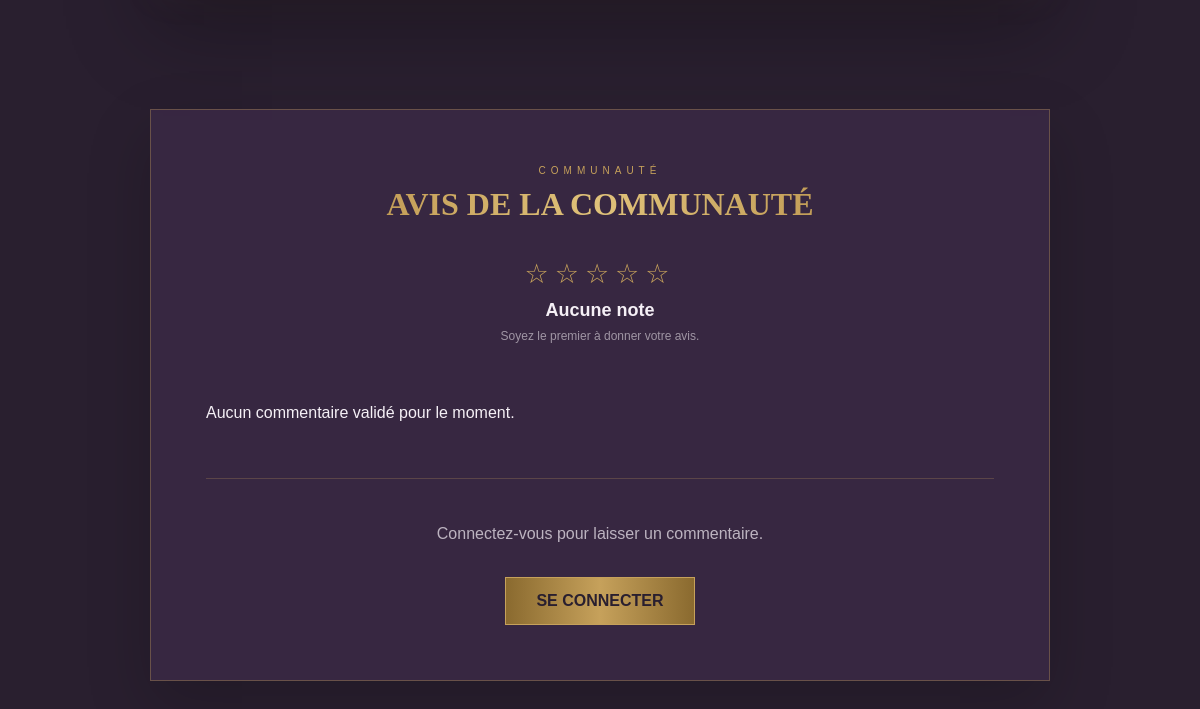
/personnage.php?id=7 (lower part), run on an earlier commit of the app's database.
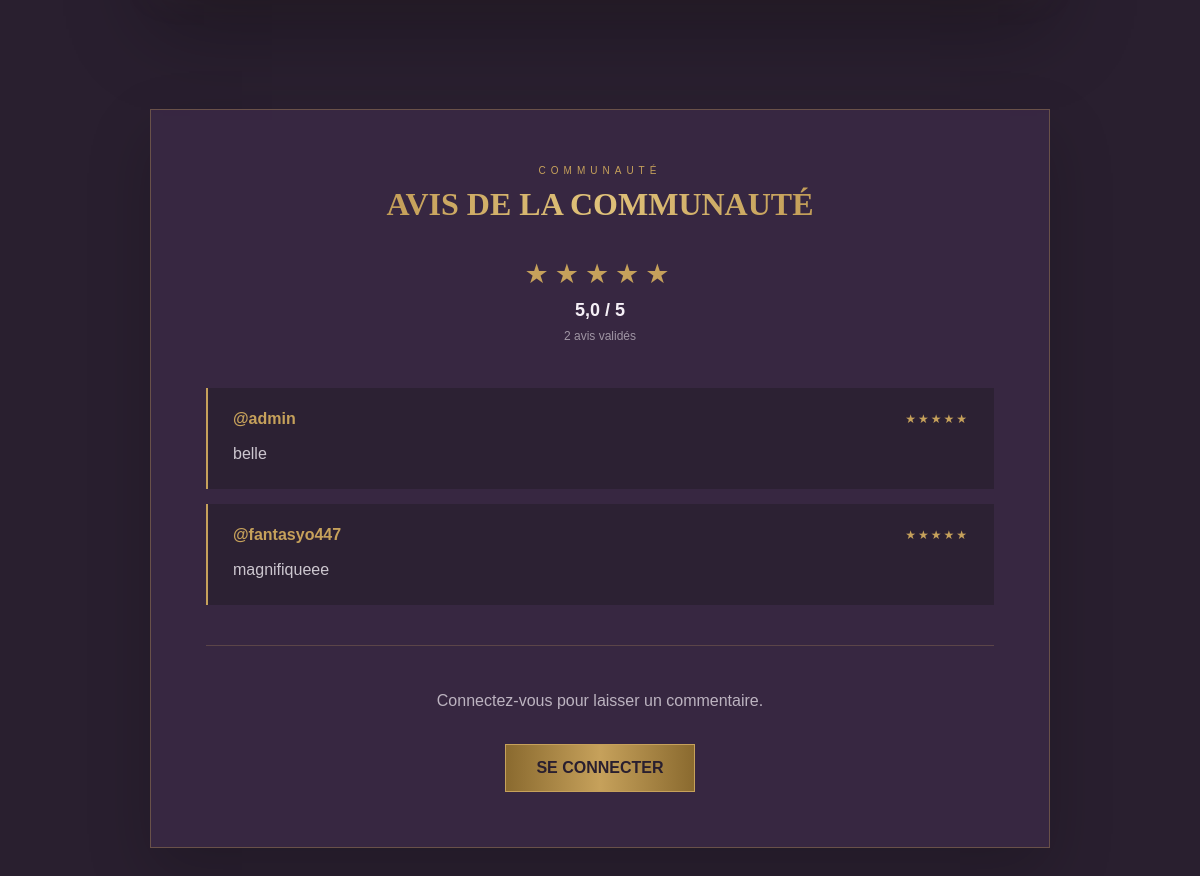
And on a later commit of the database.
### tables this page shows
CREATE TABLE `commentaires` (
  `id` int(11) NOT NULL,
  `personnage_id` int(11) NOT NULL,
  `utilisateur_id` int(11) NOT NULL,
  `commentaire` text NOT NULL,
  `note` int(11) NOT NULL,
  `statut` varchar(20) NOT NULL DEFAULT 'en_attente',
  `date_creation` datetime NOT NULL DEFAULT current_timestamp()
);

CREATE TABLE `utilisateurs` (
  `id` int(11) NOT NULL,
  `pseudo` varchar(50) NOT NULL,
  `email` varchar(255) NOT NULL,
  `mot_de_passe` varchar(255) NOT NULL,
  `role` varchar(20) NOT NULL DEFAULT 'utilisateur',
  `suspendu` tinyint(1) NOT NULL DEFAULT 0,
  `reset_token` varchar(64) DEFAULT NULL,
  `reset_token_expiration` datetime DEFAULT NULL
);

### personnage.php (the view, shortened to what the changed rows need)
<?php
require_once 'config.php';
$idPersonnage = (int) $_GET['id'];
$requeteCommentaires = $pdo->prepare(
    "SELECT
        commentaires.*,
        utilisateurs.pseudo
     FROM commentaires
     INNER JOIN utilisateurs
        ON commentaires.utilisateur_id = utilisateurs.id
     WHERE commentaires.personnage_id = :personnage_id
       AND commentaires.statut = 'valide'
     ORDER BY commentaires.date_creation DESC"
);
$requeteCommentaires->execute([
    'personnage_id' => $idPersonnage
]);
$commentaires = $requeteCommentaires->fetchAll(PDO::FETCH_ASSOC);
$noteMoyenne = null;
if (count($commentaires) > 0) {
    $totalNotes = 0;
    foreach ($commentaires as $commentaireValide) {
        $totalNotes += (int) $commentaireValide['note'];
    }
    $noteMoyenne =
        $totalNotes / count($commentaires);
}
?>
<!DOCTYPE html>
<html lang="fr">
<head>
    <link
        rel="stylesheet"
        href="assets/CSS/style.css"
    >
</head>
<body class="character-detail-page">
<main class="character-detail">
    <section class="comments-section">
        <h2>
            AVIS DE LA COMMUNAUTÉ
        </h2>
        <div class="rating">
            <?php if ($noteMoyenne !== null) { ?>
                <span class="rating-stars">
                    <?php
                    $noteArrondie = round($noteMoyenne);
                    for ($i = 1; $i <= 5; $i++) {
                        if ($i <= $noteArrondie) {
                            echo '★';
                        } else {
                            echo '☆';
                        }
                    }
                    ?>
                </span>
                <strong>
                    <?php
                    echo number_format(
                        $noteMoyenne,
                        1,
                        ',',
                        ' '
                    );
                    ?>
                    / 5
                </strong>
                <p>
                    <?php echo count($commentaires); ?>
                    avis validé<?php
                    if (count($commentaires) > 1) {
                        echo 's';
                    }
                    ?>
                </p>
            <?php } else { ?>
                <span class="rating-stars">
                    ☆☆☆☆☆
                </span>
                <strong>
                    Aucune note
                </strong>
                <p>
                    Soyez le premier à donner votre avis.
                </p>
            <?php } ?>
        </div>
        <div class="comments-list">
            <?php if (count($commentaires) > 0) { ?>
                <?php foreach ($commentaires as $avis) { ?>
                    <article class="comment">
                        <div class="comment-header">
                            <strong>
                                @<?php
                                echo htmlspecialchars(
                                    $avis['pseudo']
                                );
                                ?>
                            </strong>
                            <span>
                                <?php
                                for ($i = 1; $i <= 5; $i++) {
                                    if ($i <= (int) $avis['note']) {
                                        echo '★';
                                    } else {
                                        echo '☆';
                                    }
                                }
                                ?>
                            </span>
                        </div>
                        <p>
                            <?php
                            echo nl2br(
                                htmlspecialchars(
                                    $avis['commentaire']
                                )
                            );
                            ?>
                        </p>
                    </article>
                <?php } ?>
            <?php } else { ?>
                <p class="no-comments">
                    Aucun commentaire validé pour le moment.
                </p>
            <?php } ?>
        </div>
    </section>
</main>
</body>
</html>

What changed in the data, as far as the page shows it:
added commentaires: utilisateur.pseudo "admin", note 5 (drawn), commentaire "belle"
added commentaires: utilisateur.pseudo "fantasyo447", note 5 (drawn), commentaire "magnifiqueee"
Also different on the page:
$noteMoyenne: (not shown) → "5,0"
count($commentaires): (not shown) → "2"
text no longer shown: "☆☆☆☆☆ Aucune note Soyez le premier à donner votre avis. Aucun commentaire validé pour le moment."
text now shown: "/ 5 avis validé s"
